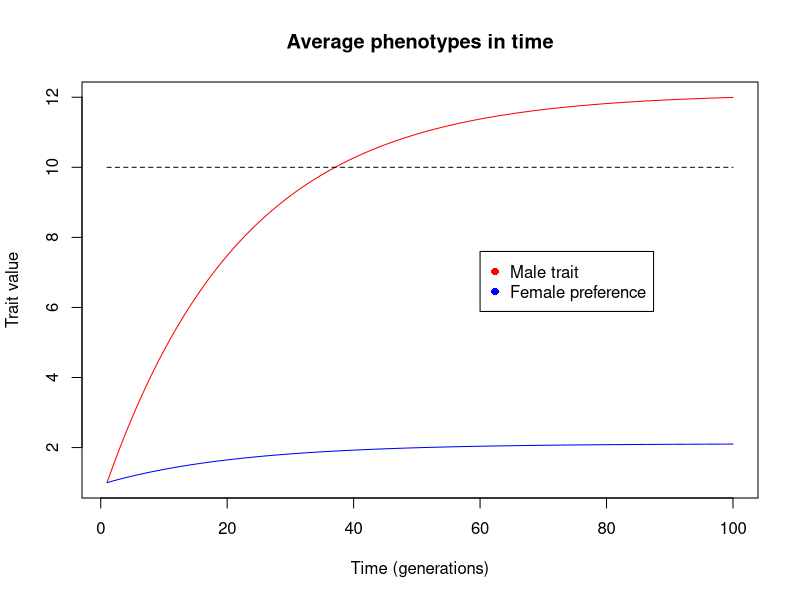
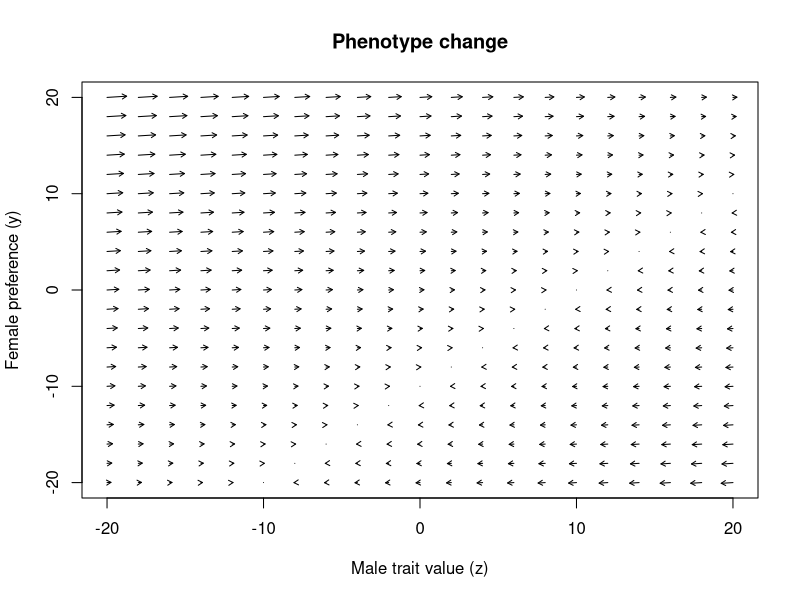

Recreate these plots in R, in order.
rm(list = ls())
options(error = browser)
options(echo = FALSE)

Vz <- 0.1
Cxy <-0.01
n_generations <- 100
initial_mean_z <- 1
initial_mean_y <- 1
theta <- 10 # Male optimum value for viability selection
omega <- 1 #Distribution of viability value around theta

male_color <- "red"
female_color <- "blue"

phenotypes_n_rows <- 2
phenotypes_n_cols <- 1
phenotypes <- data.frame(matrix(0,phenotypes_n_rows,phenotypes_n_cols))
phenotypes[1,1] <- "male trait"
phenotypes[2,1] <- "female preference"
rownames(phenotypes) <- c("z","y")
colnames(phenotypes) <- c("average")

# phenotypes_in_time: keeps track of all frequencies in time
t_n_rows <- n_generations
t_n_cols <- phenotypes_n_rows
phenotypes_in_time <- data.frame(matrix(0,t_n_rows,t_n_cols))
colnames(phenotypes_in_time) <- rownames(phenotypes)
rownames(phenotypes_in_time) <- seq(1:n_generations)
phenotypes_in_time[1,1] <- initial_mean_z
phenotypes_in_time[1,2] <- initial_mean_y

# Start at t=2, because t=1 denotes the initial values
for (t in c(2:n_generations))
{
	print(t)
	cur_z <- phenotypes_in_time[t-1,1]
	cur_y <- phenotypes_in_time[t-1,2]
  print(cur_z)
  print(cur_y)

	delta_z <- 0.5 * Vz  * (cur_y - ((cur_z - theta) / (omega * omega)))
	delta_y <- 0.5 * Cxy * (cur_y - ((cur_z - theta) / (omega * omega)))
	
	next_z <- cur_z + delta_z
	next_y <- cur_y + delta_y
	
	phenotypes_in_time[t,1] <- next_z
	phenotypes_in_time[t,2] <- next_y
}

# Need to use as.matrix, otherwise 'graphical parameter "type" is obsolete'
plot(
	as.matrix(phenotypes_in_time[1]),
	xlim=c(1,n_generations),
	ylim=c(min(phenotypes_in_time),max(phenotypes_in_time)),
	type="l",col=male_color,
	main="Average phenotypes in time",
	ylab="Trait value",
	xlab="Time (generations)"
)
legend_x <- 0.6 * n_generations
legend_y <- max(phenotypes_in_time) - (0.4 * (max(phenotypes_in_time) - min(phenotypes_in_time)))
legend(
	legend_x,
	legend_y,
	c("Male trait","Female preference"),col=c(male_color,female_color),pch=c(16,16)
)
lines(phenotypes_in_time[2],col=female_color)
lines(c(1,n_generations),c(theta,theta),lty="dashed")


# Phase plot
min_z <- -20
max_z <-  20
res_z <- 20 #Resolution: number of arrows in horizontal direction
min_y <- -20
max_y <-  20
res_y <- 20 #Resolution: number of arrows in vertical direction

plot(
	"",
	xlim=c(min_z,max_z),
	ylim=c(min_y,max_y),
	type="n",
	main="Phenotype change",
	ylab="Female preference (y)",
	xlab="Male trait value (z)"
)

for (cur_z in seq(min_z,max_z,(max_z-min_z)/res_z))
{
	for (cur_y in seq(min_y,max_y,(max_y-min_y)/res_y))
	{
		delta_z <- 0.5 * Vz  * (cur_y - ((cur_z - theta) / (omega * omega)))
		delta_y <- 0.5 * Cxy * (cur_y - ((cur_z - theta) / (omega * omega)))
    arrows(cur_z,cur_y,cur_z + (0.5 * delta_z),cur_y + (0.5*delta_y),length=0.05)
	}
}

# plot(
# 	as.matrix(phenotypes_in_time),
# 	xlim=c(min(phenotypes_in_time[1]),max(phenotypes_in_time[1])),
# 	ylim=c(min(phenotypes_in_time[2]),max(phenotypes_in_time[1])),
# 	type="l",col=c(male_color,female_color),
# 	main="Phenotypes run",
# 	ylab="Female preference (y)",
# 	xlab="Male trait value (z)"
# )
# legend_x <- max(phenotypes_in_time[1])
# legend_y <- max(phenotypes_in_time[2])
# legend(
# 	legend_x,
# 	legend_y,
# 	c("Male trait","Female preference"),col=c(male_color,female_color),pch=c(16,16)
# )
	
